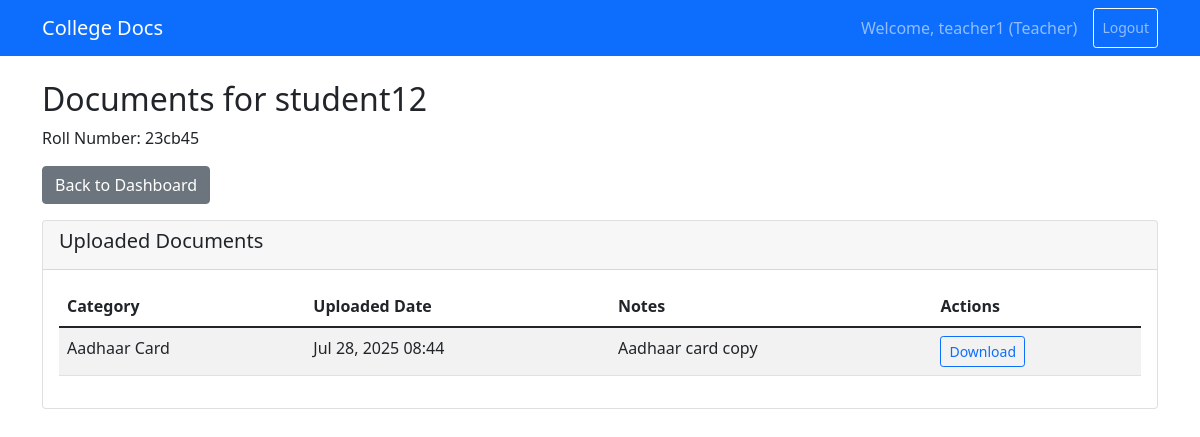
The app's page /student/3/ (signed in) with its own data.
### documents/models.py (models this page shows, shortened)
class UserProfile(models.Model):
    USER_TYPES = (
        ('student', 'Student'),
        ('teacher', 'Teacher'),
    )
    user = models.OneToOneField(User, on_delete=models.CASCADE)
    user_type = models.CharField(max_length=10, choices=USER_TYPES)
    roll_number = models.CharField(max_length=20, blank=True, null=True)

class StudentDocument(models.Model):
    student = models.ForeignKey(User, on_delete=models.CASCADE, related_name='documents')
    category = models.ForeignKey(DocumentCategory, on_delete=models.CASCADE)
    document = models.FileField(
        upload_to='documents/',
        validators=[FileExtensionValidator(allowed_extensions=['pdf'])]
    )
    uploaded_at = models.DateTimeField(auto_now_add=True)
    notes = models.TextField(blank=True)
    class Meta:
        unique_together = ['student', 'category']

class DocumentCategory(models.Model):
    name = models.CharField(max_length=100, unique=True)
    description = models.TextField(blank=True)
    is_active = models.BooleanField(default=True)
    created_by = models.ForeignKey(User, on_delete=models.CASCADE)
    created_at = models.DateTimeField(auto_now_add=True)
    class Meta:
        verbose_name_plural = "Document Categories"

### documents/views.py (the view)
# urls.py: path('student/<int:student_id>/', views.view_student_documents, name='view_student_documents'),
@login_required
def view_student_documents(request, student_id):
    profile = get_object_or_404(UserProfile, user=request.user)
    if profile.user_type != 'teacher':
        raise PermissionDenied
    student = get_object_or_404(User, id=student_id, userprofile__user_type='student')
    documents = StudentDocument.objects.filter(student=student)
    context = {
        'student': student,
        'documents': documents,
    }
    return render(request, 'view_student_documents.html', context)

### templates/view_student_documents.html
{% extends 'base.html' %}
{% block content %}
<div class="row">
    <div class="col-12">
        <h2>Documents for {{ student.username }}</h2>
        {% if student.userprofile.roll_number %}
            <p>Roll Number: {{ student.userprofile.roll_number }}</p>
        {% endif %}
        <a href="{% url 'dashboard' %}" class="btn btn-secondary mb-3">Back to Dashboard</a>
    </div>
</div>
<div class="row">
    <div class="col-12">
        <div class="card">
            <div class="card-header">
                <h5>Uploaded Documents</h5>
            </div>
            <div class="card-body">
                {% if documents %}
                    <div class="table-responsive">
                        <table class="table table-striped">
                            <thead>
                                <tr>
                                    <th>Category</th>
                                    <th>Uploaded Date</th>
                                    <th>Notes</th>
                                    <th>Actions</th>
                                </tr>
                            </thead>
                            <tbody>
                                {% for doc in documents %}
                                <tr>
                                    <td>{{ doc.category.name }}</td>
                                    <td>{{ doc.uploaded_at|date:"M d, Y H:i" }}</td>
                                    <td>{{ doc.notes|default:"-" }}</td>
                                    <td>
                                        <a href="{% url 'download_document' doc.id %}" class="btn btn-sm btn-outline-primary">Download</a>
                                    </td>
                                </tr>
                                {% endfor %}
                            </tbody>
                        </table>
                    </div>
                {% else %}
                    <div class="alert alert-info">
                        <p class="mb-0">No documents uploaded yet.</p>
                    </div>
                {% endif %}
            </div>
        </div>
    </div>
</div>
{% endblock %}

### templates/base.html (shortened to what this page needs)
<!DOCTYPE html>
<html lang="en">
<head>
    <link href="https://cdn.jsdelivr.net/npm/bootstrap@5.1.3/dist/css/bootstrap.min.css" rel="stylesheet">
</head>
<body>
    <nav class="navbar navbar-expand-lg navbar-dark bg-primary">
        <div class="container">
            <a class="navbar-brand" href="{% url 'dashboard' %}">College Docs</a>
            {% if user.is_authenticated %}
            <div class="navbar-nav ms-auto">
                <span class="navbar-text me-3">
                    Welcome, {{ user.username }}
                    {% if user.userprofile %}
                        ({{ user.userprofile.user_type|title }})
                    {% endif %}
                </span>
                <a class="nav-link btn btn-outline-light btn-sm" href="{% url 'logout' %}">Logout</a>
            </div>
            {% endif %}
        </div>
    </nav>
    <div class="container mt-4">
        {% block content %}
        {% endblock %}
    </div>
</body>
</html>

### records on screen
StudentDocument: category.name "Aadhaar Card", uploaded_at "Jul 28, 2025 08:44", notes "Aadhaar card copy"

### other values on screen
{{ user.username }} "teacher1"
{{ user.userprofile.user_type|title }} "Teacher"
{{ student.username }} "student12"
{{ student.userprofile.roll_number }} "23cb45"
